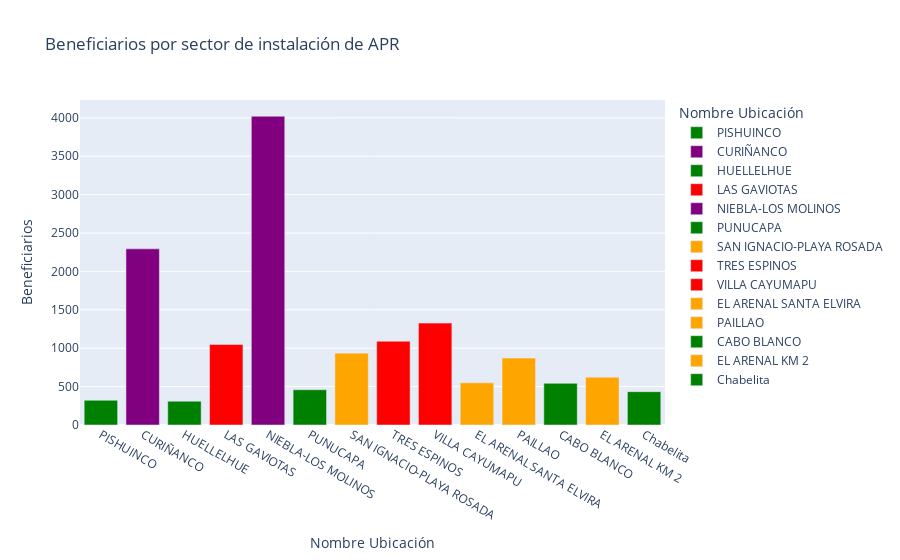

The code cell stored with this chart in its notebook:
### Code cell
import plotly.express as px
#Aca estamos llamando al set de datos de la tabla,que viene precargado en la librería

fig = px.bar(df, x="Nombre Ubicación", y="Beneficiarios",color="Nombre Ubicación",
             color_discrete_sequence=["green", "purple", "green", "red", "purple","green",
                                      "orange", "red", "red", "orange", "orange", "green", "orange", "green"],title="Beneficiarios por sector de instalación de APR")
fig.show()

### Figure 1 — Plotly figure (JSON) as saved in the notebook; plotly's stock layout.template omitted (floating-point values rounded to 4 significant figures)
{"data": [{"alignmentgroup": "True", "hovertemplate": "Nombre Ubicación=%{x}<br>Beneficiarios=%{y}<extra></extra>", "legendgroup": "PISHUINCO", "marker": {"color": "green", "pattern": {"shape": ""}}, "name": "PISHUINCO", "offsetgroup": "PISHUINCO", "orientation": "v", "showlegend": true, "textposition": "auto", "type": "bar", "x": ["PISHUINCO"], "xaxis": "x", "y": [322], "yaxis": "y"}, {"alignmentgroup": "True", "hovertemplate": "Nombre Ubicación=%{x}<br>Beneficiarios=%{y}<extra></extra>", "legendgroup": "CURIÑANCO", "marker": {"color": "purple", "pattern": {"shape": ""}}, "name": "CURIÑANCO", "offsetgroup": "CURIÑANCO", "orientation": "v", "showlegend": true, "textposition": "auto", "type": "bar", "x": ["CURIÑANCO"], "xaxis": "x", "y": [2294], "yaxis": "y"}, {"alignmentgroup": "True", "hovertemplate": "Nombre Ubicación=%{x}<br>Beneficiarios=%{y}<extra></extra>", "legendgroup": "HUELLELHUE", "marker": {"color": "green", "pattern": {"shape": ""}}, "name": "HUELLELHUE", "offsetgroup": "HUELLELHUE", "orientation": "v", "showlegend": true, "textposition": "auto", "type": "bar", "x": ["HUELLELHUE"], "xaxis": "x", "y": [310], "yaxis": "y"}, {"alignmentgroup": "True", "hovertemplate": "Nombre Ubicación=%{x}<br>Beneficiarios=%{y}<extra></extra>", "legendgroup": "LAS GAVIOTAS", "marker": {"color": "red", "pattern": {"shape": ""}}, "name": "LAS GAVIOTAS", "offsetgroup": "LAS GAVIOTAS", "orientation": "v", "showlegend": true, "textposition": "auto", "type": "bar", "x": ["LAS GAVIOTAS"], "xaxis": "x", "y": [1048], "yaxis": "y"}, {"alignmentgroup": "True", "hovertemplate": "Nombre Ubicación=%{x}<br>Beneficiarios=%{y}<extra></extra>", "legendgroup": "NIEBLA-LOS MOLINOS", "marker": {"color": "purple", "pattern": {"shape": ""}}, "name": "NIEBLA-LOS MOLINOS", "offsetgroup": "NIEBLA-LOS MOLINOS", "orientation": "v", "showlegend": true, "textposition": "auto", "type": "bar", "x": ["NIEBLA-LOS MOLINOS"], "xaxis": "x", "y": [4021], "yaxis": "y"}, {"alignmentgroup": "True", "hovertemplate": "Nombre Ubicación=%{x}<br>Beneficiarios=%{y}<extra></extra>", "legendgroup": "PUNUCAPA", "marker": {"color": "green", "pattern": {"shape": ""}}, "name": "PUNUCAPA", "offsetgroup": "PUNUCAPA", "orientation": "v", "showlegend": true, "textposition": "auto", "type": "bar", "x": ["PUNUCAPA"], "xaxis": "x", "y": [459], "yaxis": "y"}, {"alignmentgroup": "True", "hovertemplate": "Nombre Ubicación=%{x}<br>Beneficiarios=%{y}<extra></extra>", "legendgroup": "SAN IGNACIO-PLAYA ROSADA", "marker": {"color": "orange", "pattern": {"shape": ""}}, "name": "SAN IGNACIO-PLAYA ROSADA", "offsetgroup": "SAN IGNACIO-PLAYA ROSADA", "orientation": "v", "showlegend": true, "textposition": "auto", "type": "bar", "x": ["SAN IGNACIO-PLAYA ROSADA"], "xaxis": "x", "y": [936], "yaxis": "y"}, {"alignmentgroup": "True", "hovertemplate": "Nombre Ubicación=%{x}<br>Beneficiarios=%{y}<extra></extra>", "legendgroup": "TRES ESPINOS", "marker": {"color": "red", "pattern": {"shape": ""}}, "name": "TRES ESPINOS", "offsetgroup": "TRES ESPINOS", "orientation": "v", "showlegend": true, "textposition": "auto", "type": "bar", "x": ["TRES ESPINOS"], "xaxis": "x", "y": [1091], "yaxis": "y"}, {"alignmentgroup": "True", "hovertemplate": "Nombre Ubicación=%{x}<br>Beneficiarios=%{y}<extra></extra>", "legendgroup": "VILLA CAYUMAPU", "marker": {"color": "red", "pattern": {"shape": ""}}, "name": "VILLA CAYUMAPU", "offsetgroup": "VILLA CAYUMAPU", "orientation": "v", "showlegend": true, "textposition": "auto", "type": "bar", "x": ["VILLA CAYUMAPU"], "xaxis": "x", "y": [1327], "yaxis": "y"}, {"alignmentgroup": "True", "hovertemplate": "Nombre Ubicación=%{x}<br>Beneficiarios=%{y}<extra></extra>", "legendgroup": "EL ARENAL SANTA ELVIRA", "marker": {"color": "orange", "pattern": {"shape": ""}}, "name": "EL ARENAL SANTA ELVIRA", "offsetgroup": "EL ARENAL SANTA ELVIRA", "orientation": "v", "showlegend": true, "textposition": "auto", "type": "bar", "x": ["EL ARENAL SANTA ELVIRA"], "xaxis": "x", "y": [549], "yaxis": "y"}, {"alignmentgroup": "True", "hovertemplate": "Nombre Ubicación=%{x}<br>Beneficiarios=%{y}<extra></extra>", "legendgroup": "PAILLAO", "marker": {"color": "orange", "pattern": {"shape": ""}}, "name": "PAILLAO", "offsetgroup": "PAILLAO", "orientation": "v", "showlegend": true, "textposition": "auto", "type": "bar", "x": ["PAILLAO"], "xaxis": "x", "y": [871], "yaxis": "y"}, {"alignmentgroup": "True", "hovertemplate": "Nombre Ubicación=%{x}<br>Beneficiarios=%{y}<extra></extra>", "legendgroup": "CABO BLANCO", "marker": {"color": "green", "pattern": {"shape": ""}}, "name": "CABO BLANCO", "offsetgroup": "CABO BLANCO", "orientation": "v", "showlegend": true, "textposition": "auto", "type": "bar", "x": ["CABO BLANCO"], "xaxis": "x", "y": [543], "yaxis": "y"}, {"alignmentgroup": "True", "hovertemplate": "Nombre Ubicación=%{x}<br>Beneficiarios=%{y}<extra></extra>", "legendgroup": "EL ARENAL KM 2", "marker": {"color": "orange", "pattern": {"shape": ""}}, "name": "EL ARENAL KM 2", "offsetgroup": "EL ARENAL KM 2", "orientation": "v", "showlegend": true, "textposition": "auto", "type": "bar", "x": ["EL ARENAL KM 2"], "xaxis": "x", "y": [623], "yaxis": "y"}, {"alignmentgroup": "True", "hovertemplate": "Nombre Ubicación=%{x}<br>Beneficiarios=%{y}<extra></extra>", "legendgroup": "Chabelita", "marker": {"color": "green", "pattern": {"shape": ""}}, "name": "Chabelita", "offsetgroup": "Chabelita", "orientation": "v", "showlegend": true, "textposition": "auto", "type": "bar", "x": ["Chabelita"], "xaxis": "x", "y": [434], "yaxis": "y"}], "layout": {"autosize": true, "barmode": "relative", "legend": {"title": {"text": "Nombre Ubicación"}, "tracegroupgap": 0}, "title": {"text": "Beneficiarios por sector de instalación de APR"}, "xaxis": {"anchor": "y", "autorange": true, "categoryarray": ["PISHUINCO", "CURIÑANCO", "HUELLELHUE", "LAS GAVIOTAS", "NIEBLA-LOS MOLINOS", "PUNUCAPA", "SAN IGNACIO-PLAYA ROSADA", "TRES ESPINOS", "VILLA CAYUMAPU", "EL ARENAL SANTA ELVIRA", "PAILLAO", "CABO BLANCO", "EL ARENAL KM 2", "Chabelita"], "categoryorder": "array", "domain": [0, 1], "range": [-0.5, 13.5], "title": {"text": "Nombre Ubicación"}, "type": "category"}, "yaxis": {"anchor": "x", "autorange": true, "domain": [0, 1], "range": [0, 4233.0], "title": {"text": "Beneficiarios"}, "type": "linear"}}}
